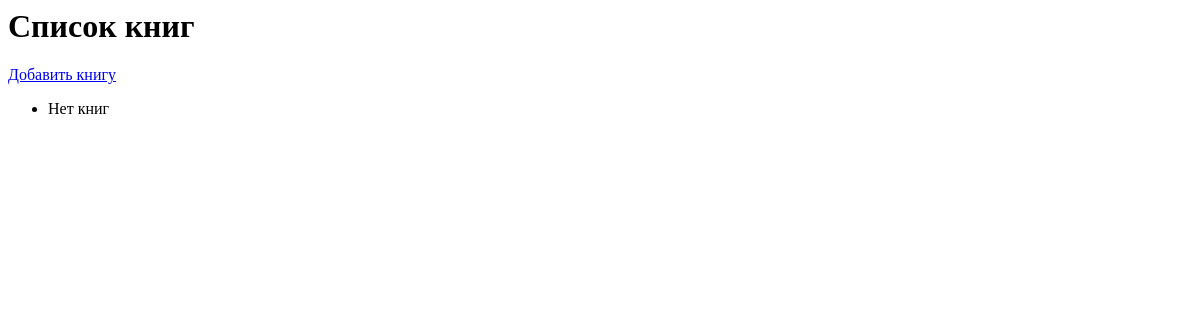
The page /blog/ on the database as committed earlier.
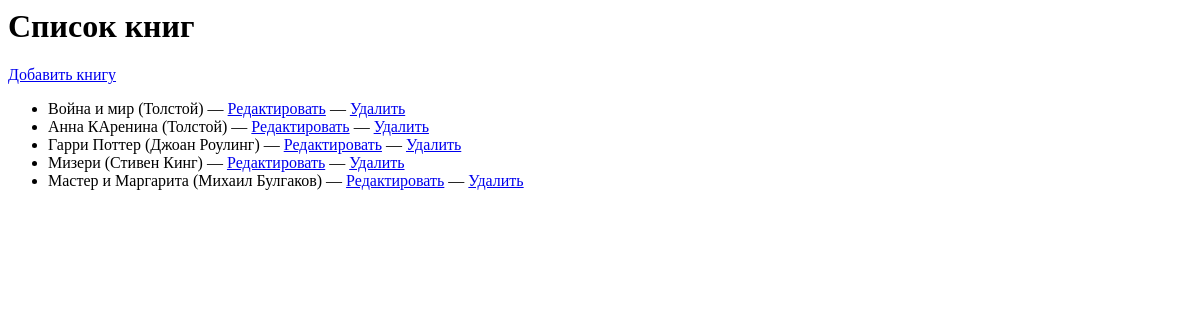
The same page on the database as committed later.
### blog/models.py (models this page shows, shortened)
class Book(models.Model):
    title = models.CharField(max_length=100)
    author = models.CharField(max_length=100)
    year = models.IntegerField()
    price = models.DecimalField(max_digits=6, decimal_places=2)
    available = models.BooleanField(default=True)

### blog/views.py (the view)
# urls.py: path('', views.book_list, name='book_list'),
def book_list(request):
    books = Book.objects.all()
    return render(request, 'blog/book_list.html', {'books': books})

### blog/templates/blog/book_list.html
<h1>Список книг</h1>
<a href="{% url 'add_book' %}">Добавить книгу</a>
<ul>
  {% for book in books %}
    <li>
      {{ book.title }} ({{ book.author }})
      — <a href="{% url 'edit_book' book.id %}">Редактировать</a>
      — <a href="{% url 'delete_book' book.id %}">Удалить</a>
    </li>
  {% empty %}
    <li>Нет книг</li>
  {% endfor %}
</ul>

Rows that differ between the two databases and show on the page:
added Book: title "Война и мир", author "Толстой"
added Book: title "Анна КАренина", author "Толстой"
added Book: title "Гарри Поттер", author "Джоан Роулинг"
added Book: title "Мизери", author "Стивен Кинг"
added Book: title "Мастер и Маргарита", author "Михаил Булгаков"
Other text that changed with them:
text no longer shown: "Нет книг"
